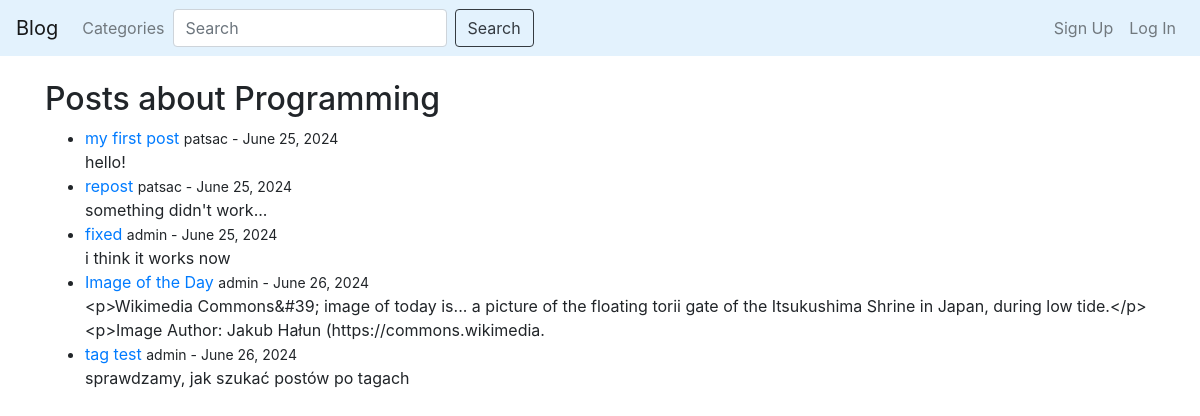
/category/programming/, run on the app's committed database.
### blog/models.py (models this page shows, shortened)
class Post(models.Model):
    title = models.CharField(max_length=255)
    header_image = models.ImageField(null=True, blank=True, upload_to='images/')
    title_tag = models.CharField(max_length=255)
    category = models.CharField(max_length=255)
    snippet = models.CharField(max_length=255, default='Click the link above to read more!')
    author = models.ForeignKey(User, on_delete=models.CASCADE)
    body = models.TextField(blank=True, null=True)
    post_date = models.DateField(auto_now_add=True)

### blog/views.py (the view)
# urls.py: path('category/<str:cats>/', CategoryView, name="category"),
def CategoryView(request, cats):
    category_posts = Post.objects.filter(category=cats.replace('-', ' '))
    return render(request, 'categories.html', {'cats': cats.title().replace('-', ' '), 'category_posts': category_posts})

### blog/templates/categories.html
{% extends 'base.html' %}
{% block content %}
{% if category_posts %}
<h2>Posts about {{ cats }}</h2>
<ul>
{% for post in category_posts %}
<li><a href="{% url 'article-detail' post.pk %}">{{post.title}}</a> <small>{{ post.author }} - {{ post.post_date }}</small><br/>
    {{ post.body|slice:":200" }}</li>
{% endfor %}
</ul>
{% else %}
<h2>No posts in this category yet.</h2>
{% endif %}
{% endblock %}

### data on the page
Post: title "my first post", author "patsac", post_date "June 25, 2024", body "hello!"
Post: title "repost", author "patsac", post_date "June 25, 2024", body "something didn't work..."
Post: title "fixed", author "admin", post_date "June 25, 2024", body "i think it works now"
Post: title "Image of the Day", author "admin", post_date "June 26, 2024", body "<p>Wikimedia Commons&#39; image of today is... a picture of the floating torii gate of the Itsukushima Shrine in Japan, during low tide.</p> <p>Image Author: Jakub Hałun (https://commons.wikimedia."
Post: title "tag test", author "admin", post_date "June 26, 2024", body "sprawdzamy, jak szukać postów po tagach"

### other printed values
{{ cats }} "Programming"
